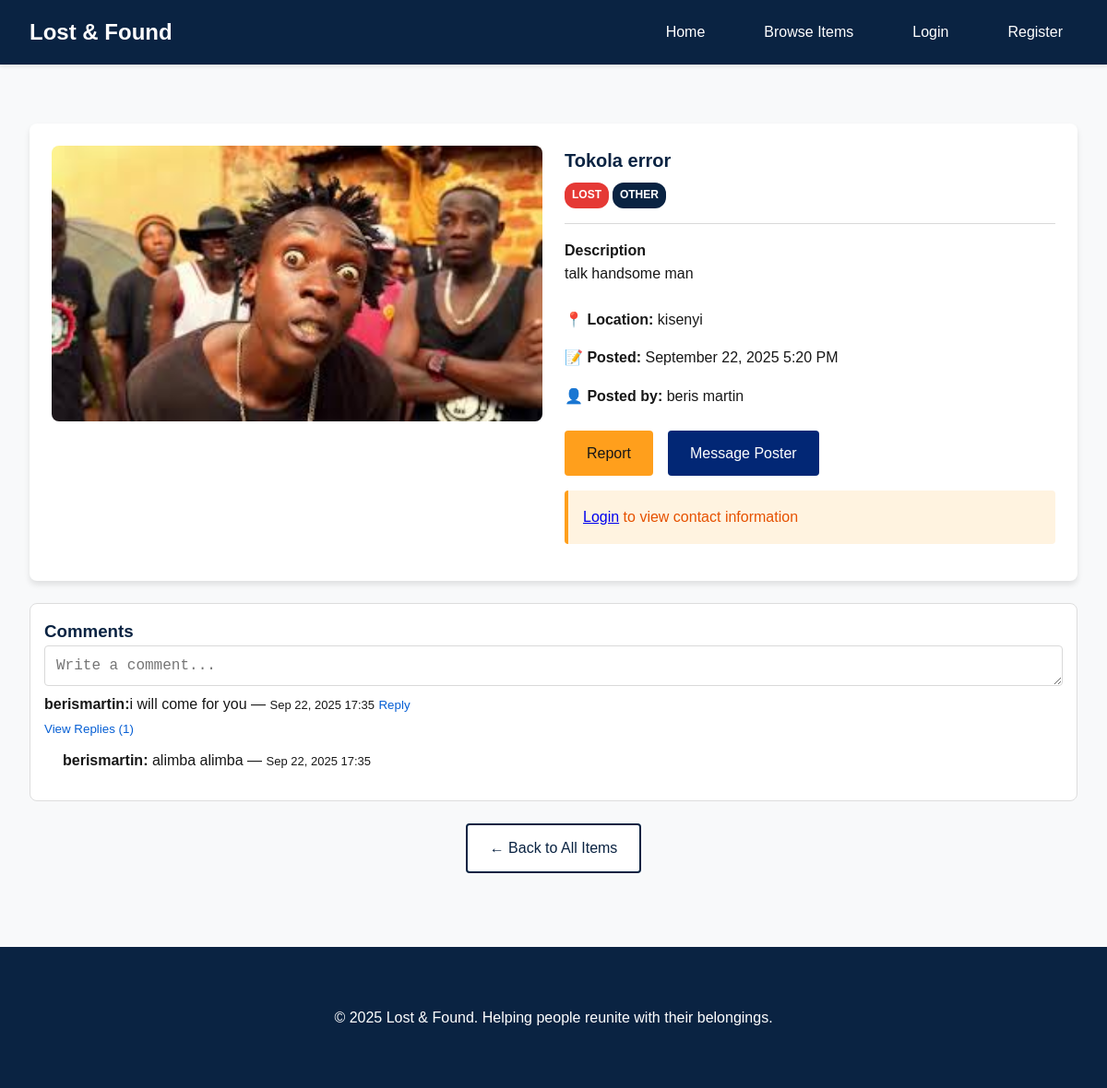
/items/5/, run on the app's committed database.
### items/models.py (models this page shows, shortened)
class Item(models.Model):
    CATEGORY_CHOICES = [
        ('electronics', 'Electronics'),
        ('clothing', 'Clothing'),
        ('jewelry', 'Jewelry'),
        ('documents', 'Documents'),
        ('keys', 'Keys'),
        ('bags', 'Bags'),
        ('books', 'Books'),
        ('sports', 'Sports Equipment'),
        ('toys', 'Toys'),
        ('other', 'Other'),
    ]
    STATUS_CHOICES = [
        ('lost', 'Lost'),
        ('found', 'Found'),
        ('returned_to_owner', 'Returned to Owner'),
        ('archived', 'Archived'),
    ]
    title = models.CharField(max_length=200)
    description = models.TextField()
    category = models.CharField(max_length=50, choices=CATEGORY_CHOICES, default='other')
    status = models.CharField(max_length=20, choices=STATUS_CHOICES, default='lost')
    image = models.ImageField(
        upload_to='item_images/',
        blank=True,
        null=True,
        help_text="Upload an image of the item"
    )
    user = models.ForeignKey(
        settings.AUTH_USER_MODEL,
        on_delete=models.CASCADE,
        related_name='items'
    )
    location_lost_found = models.CharField(
        max_length=200,
        blank=True,
        help_text="Where was this item lost or found?"
    )
    date_lost_found = models.DateTimeField(
        blank=True,
        null=True,
        help_text="When was this item lost or found?"
    )
    contact_info = models.TextField(
        blank=True,
        help_text="Additional contact information or instructions"
    )
    is_active = models.BooleanField(default=True)
    created_at = models.DateTimeField(auto_now_add=True)
    updated_at = models.DateTimeField(auto_now=True)
    class Meta:
        ordering = ['-created_at']
    @property
    def main_image(self):
        if self.image:
            return self.image
        first_item_image = self.item_images.first()
        return first_item_image.image if first_item_image else None
    def get_all_images(self):
        images = []
        if self.image:
            images.append(self.image)
        images.extend([img.image for img in self.item_images.all()])
        return images

class Comment(models.Model):
    item = models.ForeignKey(Item, on_delete=models.CASCADE, related_name='comments')
    user = models.ForeignKey(settings.AUTH_USER_MODEL, on_delete=models.CASCADE)
    parent = models.ForeignKey('self', on_delete=models.CASCADE, null=True, blank=True, related_name='replies')
    content = models.TextField()
    created_at = models.DateTimeField(auto_now_add=True)
    class Meta:
        ordering = ['-created_at']

### users/models.py (models this page shows, shortened)
class User(AbstractUser):
    email = models.EmailField(unique=True)
    first_name = models.CharField(max_length=150)
    last_name = models.CharField(max_length=150)

### items/views.py (the view)
# urls.py: path('items/<int:pk>/', views.item_detail, name='item_detail'),
def item_detail(request, pk):
    item = get_object_or_404(Item, pk=pk)
    comments = item.comments.filter(parent__isnull=True)  # only top-level comments
    form = CommentForm()
    return render(request, "items/item_detail.html", {
        "item": item,
        "comments": comments,
        "form": form,})

### items/forms.py
class CommentForm(forms.ModelForm):
    class Meta:
        model = Comment
        fields = ["content"]  # Only need the text of the comment
        widgets = {
            "content": forms.Textarea(attrs={
                "placeholder": "Write a comment...",
                "rows": 1,
                "class": "form-control"
            }),
        }
        labels = {
            "content": ""
        }

### templates/items/item_detail.html (shortened to what this page needs)
{% extends 'base.html' %}
{% block content %}
<div class="card">
    <div class="grid grid-2">
        <div>
            {% if item.main_image or item.item_images.exists %}
                <div class="mb-3">
                    {% if item.main_image %}
                        <img id="main-display-img" src="{{ item.main_image.url }}" alt="{{ item.title }}" style="width: 100%; max-height: 400px; object-fit: cover; border-radius: 8px; cursor: pointer;">
                    {% else %}
                        <img id="main-display-img" src="{{ item.item_images.first.image.url }}" alt="{{ item.title }}" style="width: 100%; max-height: 400px; object-fit: cover; border-radius: 8px; cursor: pointer;">
                    {% endif %}
                </div>
            {% else %}
                <div style="width: 100%; height: 300px; background-color: var(--neutral-gray); display: flex; align-items: center; justify-content: center; border-radius: 8px; color: var(--text-black);">
                    <span style="font-size: 5rem;">📦</span>
                </div>
            {% endif %}
        </div>
        <div>
            <div class="card-header">
                <h1 class="card-title">{{ item.title }}</h1>
                <div class="card-meta">
                    {% if item.status == 'lost' %}
                        <span class="badge" style="background: #E53935; color: #fff;">{{ item.get_status_display }}</span>
                    {% elif item.status == 'found' %}
                        <span class="badge" style="background: #4CAF50; color: #fff;">{{ item.get_status_display }}</span>
                    {% elif item.status == 'claimed' %}
                        <span class="badge" style="background: #0A2342; color: #fff;">{{ item.get_status_display }}</span>
                    {% elif item.status == 'returned_to_owner' %}
                        <span class="badge" style="background: #0A2342; color: #FF9F1C; border: 2px solid #FF9F1C;">{{ item.get_status_display }}</span>
                    {% elif item.status == 'archived' %}
                        <span class="badge" style="background: #E53935; color: #fff;">{{ item.get_status_display }}</span>
                    {% else %}
                        <span class="badge" style="background: #D9D9D9; color: #171717;">{{ item.get_status_display }}</span>
                    {% endif %}
                    <span class="badge" style="background-color: #0A2342; color: #fff;">{{ item.get_category_display }}</span>
                </div>
            </div>
            <div class="mb-3">
                <h4>Description</h4>
                <p>{{ item.description|linebreaks }}</p>
            </div>
            {% if item.location_lost_found %}
                <div class="mb-2">
                    <strong>📍 Location:</strong> {{ item.location_lost_found }}
                </div>
            {% endif %}
            <div class="mb-2">
                <strong>📝 Posted:</strong> {{ item.created_at|date:"F d, Y g:i A" }}
            </div>
            <div class="mb-3">
                <strong>👤 Posted by:</strong> {{ item.user.first_name }} {{ item.user.last_name }}
            </div>
            <div class="d-flex gap-2 mb-2">
                <a href="{% url 'report_item' item.pk %}" class="btn" style="background: #FF9F1C; color: #171717;">Report</a>
                {% if request.user != item.user %}
                <a href="{% url 'start_conversation' item.user.id%}?item_id={{ item.id}}" class="btn" style="background: #022775; color: #fff;">Message Poster</a>
                {% endif %}
            </div>
            {% if not is_owner %}
                {% if user.is_authenticated %}
                    <div class="alert alert-info">
                        <p><strong>Contact the poster:</strong> {{ item.user.email }}</p>
                        {% if item.contact_info %}
                            <p>{{ item.contact_info }}</p>
                        {% endif %}
                    </div>
                {% else %}
                    <div class="alert alert-warning">
                        <p><a href="{% url 'login_user' %}">Login</a> to view contact information</p>
                    </div>
                {% endif %}
            {% endif %}
        </div>
    </div>
</div>
<div class="comment-section" style=" margin: 20px auto; padding: 15px; border: 1px solid #ddd; border-radius: 8px; background-color: white;">
    <h3 style="color: var(--primary-blue);">Comments</h3>
    <form method="post" action="{%url 'add_comment' item.pk%}">
        {{ form.as_p }}
    </form>
        {% for comment in comments %}
        <div class="comment" style="margin-bottom: 15px;">
           <p>
            <strong>{{ comment.user.username }}:<span style="font-weight: lighter;">{{ comment.content }}</span></strong>
            {% if comment.id%} — <span style="font-size: small;">{{ comment.created_at|date:"M d, Y H:i" }}</span>{%endif%}
            <button class="toggle-reply-btn" data-comment-id="{{ comment.id }}" style="background:none; border:none; color:#065fd4; cursor:pointer; padding:0;">Reply</button>
           </p>
            {% if comment.replies.exists %}
            <button class="toggle-replies-btn" data-comment-id="{{ comment.id }}" style="background:none; border:none; color:#065fd4; cursor:pointer; padding:0; margin-top:5px;">
                View Replies ({{ comment.replies.count }})
            </button>
            <div class="replies" id="replies-{{ comment.id }}" style="margin-left: 20px; margin-top: 10px;">
                {% for reply in comment.replies.all %}
                  <p><strong>{{ reply.user.username }}: <span style="font-weight: lighter;">{{ reply.content }}</span></strong> — <span style="font-size: small;">{{ reply.created_at|date:"M d, Y H:i" }}</span></p>
                {% endfor %}
            </div>
            {% endif %}
        </div>
        {% empty %}
              <p>No comments yet. Be the first!</p>
        {% endfor %}
</div>
<div class="text-center mt-3">
    <a href="{% url 'item_list' %}" class="btn btn-secondary">← Back to All Items</a>
</div>
{% endblock %}

### static/css/style.css (style rules this page uses)
:root { --primary-blue: #0A2342; --secondary-orange: #FF9F1C; --neutral-gray: #D9D9D9; --text-black: #171717; --success-green: #4CAF50; --error-red: #E53935; --white: #ffffff; }
* { margin: 0; padding: 0; box-sizing: border-box; }
body { font-family: 'Arial', sans-serif; line-height: 1.6; color: var(--text-black); background-color: #f8f9fa; }
.btn { display: inline-block; padding: 0.75rem 1.5rem; font-size: 1rem; text-decoration: none; border: none; border-radius: 4px; cursor: pointer; transition: all 0.3s ease; text-align: center; }
.btn-secondary { background-color: var(--white); color: var(--primary-blue); border: 2px solid var(--primary-blue); }
.form-control { width: 100%; padding: 0.75rem; border: 1px solid var(--neutral-gray); border-radius: 4px; font-size: 1rem; transition: border-color 0.3s ease; }
.card { background-color: var(--white); border-radius: 8px; box-shadow: 0 4px 6px rgba(0,0,0,0.1); padding: 1.5rem; margin-bottom: 1.5rem; transition: transform 0.3s ease, box-shadow 0.3s ease; }
.card-header { border-bottom: 1px solid var(--neutral-gray); padding-bottom: 1rem; margin-bottom: 1rem; }
.card-title { font-size: 1.25rem; font-weight: bold; color: var(--primary-blue); margin-bottom: 0.5rem; }
.card-meta { color: #666; font-size: 0.875rem; }
.grid { display: grid; gap: 1.5rem; }
.grid-2 { grid-template-columns: repeat(auto-fit, minmax(300px, 1fr)); }
.alert { padding: 1rem; border-radius: 4px; margin-bottom: 1rem; border-left: 4px solid; }
.alert-warning { background-color: #fff3e0; border-color: var(--secondary-orange); color: #e65100; }
.badge { display: inline-block; padding: 0.25rem 0.5rem; font-size: 0.75rem; font-weight: bold; text-transform: uppercase; border-radius: 12px; color: var(--white); }
.text-center { text-align: center; }
.mt-3 { margin-top: 1.5rem; }
.mb-2 { margin-bottom: 1rem; }
.mb-3 { margin-bottom: 1.5rem; }
.d-flex { display: flex; }
.gap-2 { gap: 1rem; }

### data on the page
Item: main_image (picture), title "Tokola error", status "LOST", category "OTHER", description "talk handsome man", location_lost_found "kisenyi", created_at "September 22, 2025 5:20 PM", user.first_name "beris", user.last_name "martin"
Comment: user.username "berismartin", content "i will come for you", created_at "Sep 22, 2025 17:35", replies.count "1"
Comment: user.username "berismartin", content "alimba alimba", created_at "Sep 22, 2025 17:35"
